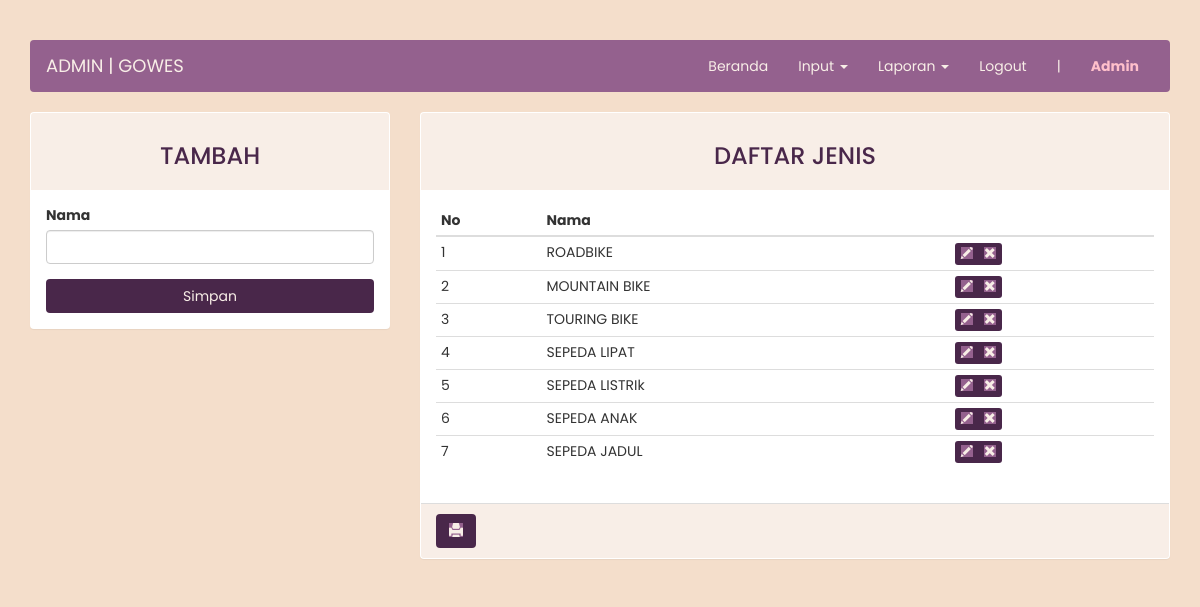
The page /homepage/pemesanan/admin/index.php?page=jenis (signed in) on the database its author committed.
### tables this page shows
CREATE TABLE `jenis` (
  `id_jenis` int(4) NOT NULL,
  `nama` varchar(30) NOT NULL
);

### homepage/pemesanan/admin/page/jenis.php (the view, shortened to what this page needs)
<?php
$update = (isset($_GET['action']) AND $_GET['action'] == 'update') ? true : false;
?>
<div class="row">
	<div class="col-md-4 hidden-print">
	    <div class="panel panel-<?= ($update) ?>">
	        <div class="panel-heading"><h3 class="text-center"><?= ($update) ? "EDIT" : "TAMBAH" ?></h3></div>
	        <div class="panel-body">
	            <form action="<?=$_SERVER['REQUEST_URI']?>" method="POST">
	                <div class="form-group">
	                    <label for="nama">Nama</label>
	                    <input type="text" name="nama" class="form-control" <?= (!$update) ?: 'value="'.$row["nama"].'"' ?>>
	                </div>
	                <button type="submit" class="btn btn-<?= ($update) ?> btn-block simpan">Simpan</button>
	            </form>
	        </div>
	    </div>
	</div>
	<div class="col-md-8">
	    <div class="panel">
	        <div class="panel-heading"><h3 class="text-center">DAFTAR JENIS</h3></div>
	        <div class="panel-body">
	            <table class="table table-condensed table-hover table-responsive">
	                <thead>
	                    <tr>
	                        <th>No</th>
	                        <th>Nama</th>
	                        <th class="hidden-print"></th>
	                    </tr>
	                </thead>
	                <tbody>
	                    <?php $no = 1; ?>
	                    <?php if ($query = $connection->query("SELECT * FROM jenis")): ?>
	                        <?php while($row = $query->fetch_assoc()): ?>
	                        <tr>
	                            <td><?=$no++?></td>
															<td><?=$row['nama']?></td>
	                            <td class="hidden-print">
	                                <div class="btn-group">
	                                    <a href="?page=jenis&action=update&key=<?=$row['id_jenis']?>" class="btn  btn-xs">
									<span class="glyphicon glyphicon-pencil"></span></a>
	                                    <a href="?page=jenis&action=delete&key=<?=$row['id_jenis']?>" class="btn btn-xs">
									<span class="glyphicon glyphicon-remove"></span></a>
	                                </div>
	                            </td>
	                        </tr>
	                        <?php endwhile ?>
	                    <?php endif ?>
	                </tbody>
	            </table>
	        </div>
			    <div class="panel-footer hidden-print">
			        <a onClick="window.print();return false" class="btn"><i class="glyphicon glyphicon-print"></i></a>
			    </div>
	    </div>
	</div>
</div>

### homepage/pemesanan/admin/index.php (style rules this page uses)
* { font-family: 'Poppins', sans-serif; }
body { margin-top: 40px; background-color: #F4DECB; }
.panel .panel-heading { background-color:#F8EEE7; }
.panel-footer { background-color: #F8EEE7; }
.simpan { -webkit-animation: glowing 1300ms infinite; -moz-animation: glowing 1300ms infinite; -o-animation: glowing 1300ms infinite; animation: glowing 1300ms infinite; }
.btn { background-color: #49274A; color: #F8EEE7; }
.text-center { color: #49274A; }
.btn:hover, .glyphicon { background-color: #94618E; }

### rows shown on the page
jenis: nama "ROADBIKE"
jenis: nama "MOUNTAIN BIKE"
jenis: nama "TOURING BIKE"
jenis: nama "SEPEDA LIPAT"
jenis: nama "SEPEDA LISTRIk"
jenis: nama "SEPEDA ANAK"
jenis: nama "SEPEDA JADUL"

### other values the page prints
$_SESSION["admin"]["username"] "Admin"
